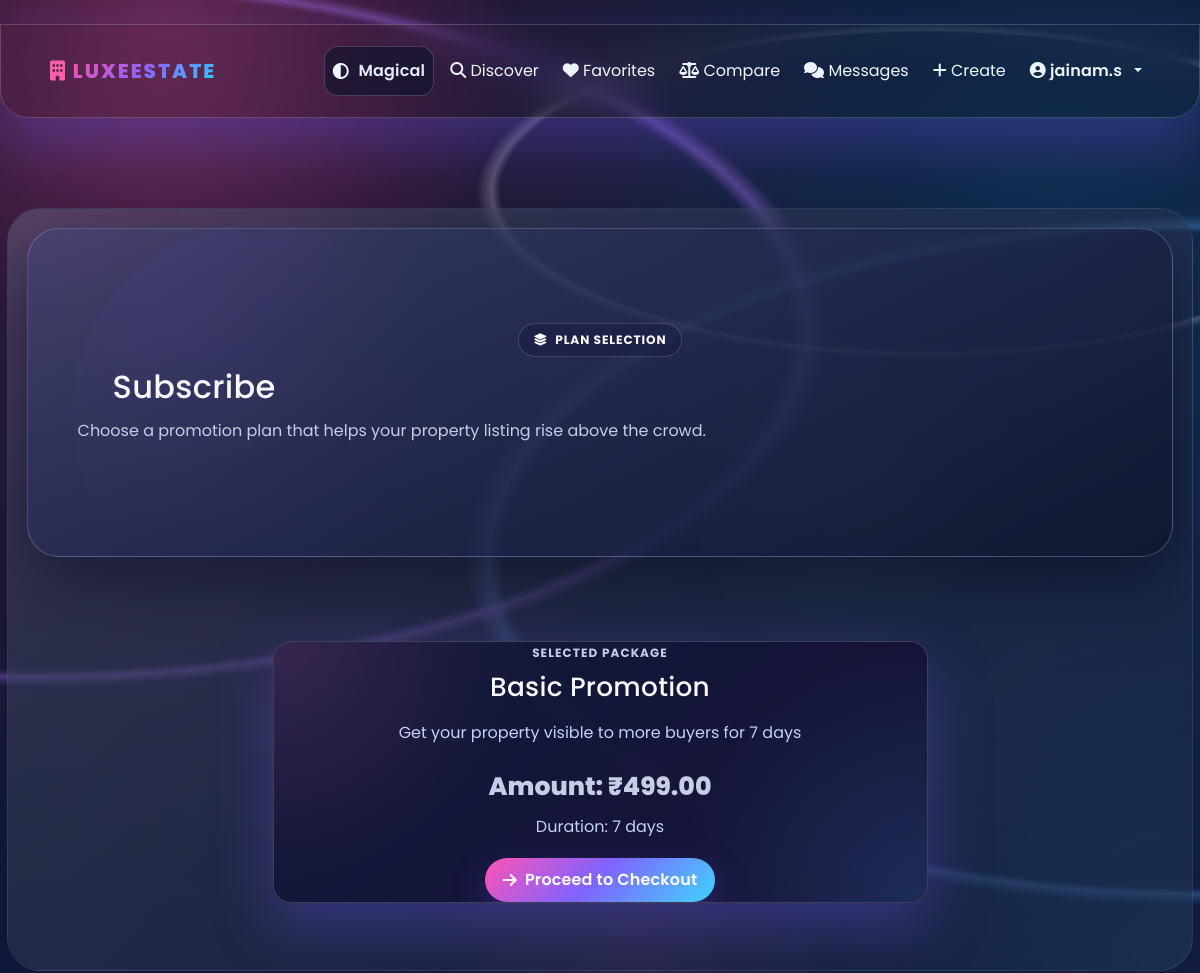
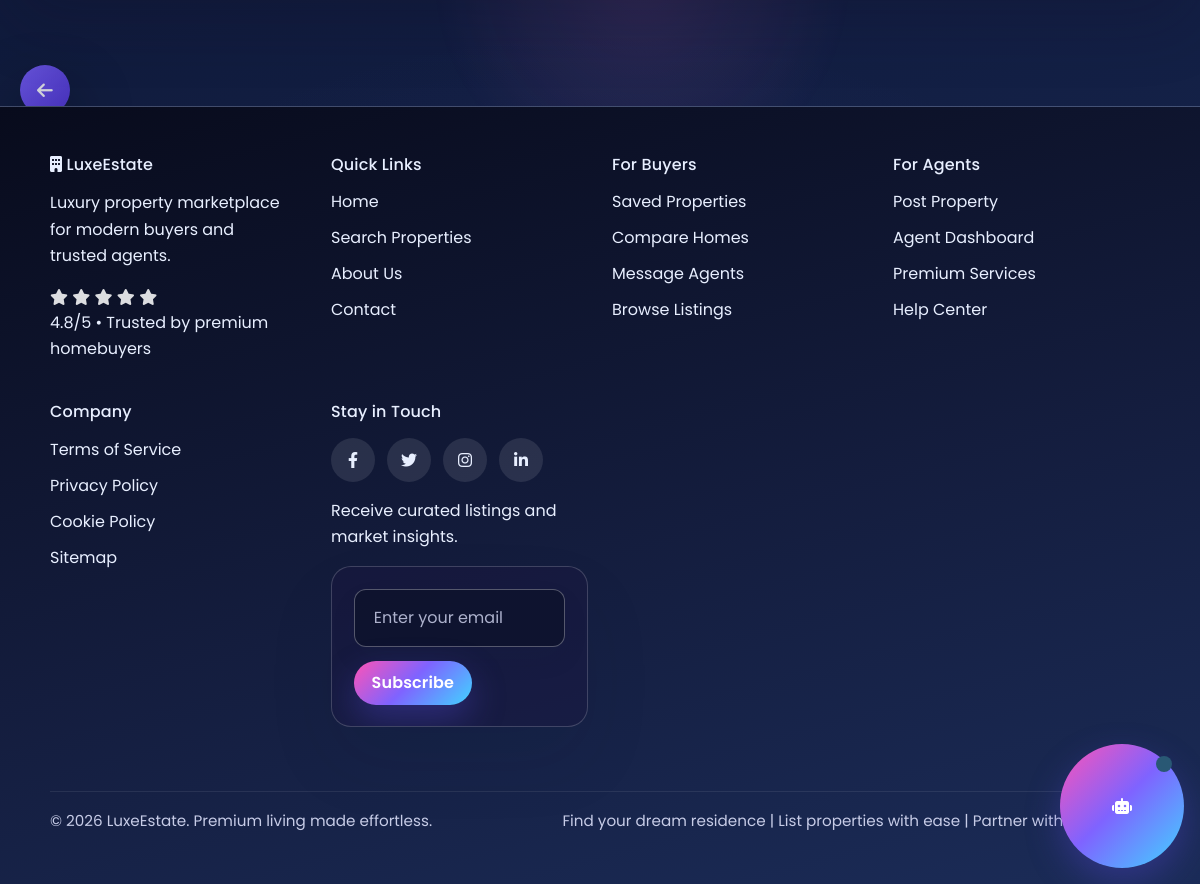
The page /payments/subscribe/1/ (signed in) on the database its author committed (2 pictures, top to bottom).
### payments/models.py (models this page shows, shortened)
class PaymentPackage(models.Model):
    DURATION_CHOICES = [
        (7, '7 Days'),
        (14, '14 Days'),
        (30, '30 Days'),
        (90, '90 Days'),
    ]
    name = models.CharField(max_length=100)
    description = models.TextField()
    price = models.DecimalField(max_digits=15, decimal_places=2)
    duration_days = models.IntegerField(choices=DURATION_CHOICES)
    features = models.JSONField(default=list)
    is_active = models.BooleanField(default=True)
    created_at = models.DateTimeField(auto_now_add=True)
    updated_at = models.DateTimeField(auto_now=True)
    class Meta:
        ordering = ['price']

### payments/views.py (the view)
# urls.py: path('subscribe/<int:package_id>/', views.subscribe_to_package, name='subscribe'),
@login_required
def subscribe_to_package(request, package_id):
    package = get_object_or_404(PaymentPackage, pk=package_id, is_active=True)
    try:
        subscription = request.user.subscription
        if subscription.is_active_subscription():
            messages.warning(request, 'You already have an active subscription.')
            return redirect('payments:subscription_detail')
    except:
        pass
    context = {
        'package': package,
        'is_subscription': True,
    }
    return render(request, 'payments/subscribe.html', context)

### templates/payments/subscribe.html (shortened to what this page needs)
﻿{% extends 'base.html' %}
{% block content %}
<section class="hero-section payments-hero">
    <div class="container text-center">
        <span class="payments-kicker"><i class="fas fa-layer-group"></i> Plan Selection</span>
        <h1>Subscribe</h1>
        <p>Choose a promotion plan that helps your property listing rise above the crowd.</p>
    </div>
</section>
<div class="container page-section payments-shell">
    <div class="row justify-content-center">
        <div class="col-md-7">
            <div class="card-panel payment-card payment-subscribe-card text-center">
                <p class="payments-meta-label mb-2">Selected Package</p>
                <h2 class="mb-3">{{ package.name }}</h2>
                <p class="text-secondary">{{ package.description }}</p>
                <p class="property-price mb-1">Amount: ₹{{ package.price|floatformat:2 }}</p>
                <p class="text-secondary mb-3">Duration: {{ package.duration_days }} days</p>
                <button class="btn btn-magical payment-cta-btn" onclick="window.location.href='{% url 'payments:create_payment' package.pk %}'"><i class="fas fa-arrow-right"></i> Proceed to Checkout</button>
            </div>
        </div>
    </div>
</div>
{% endblock %}

### templates/base.html (shortened to what this page needs)
{% load static %}
<!DOCTYPE html>
<html lang="en" data-theme="magical">
<head>
    <link href="https://cdn.jsdelivr.net/npm/bootstrap@5.3.0/dist/css/bootstrap.min.css" rel="stylesheet">
    <link rel="stylesheet" href="https://cdnjs.cloudflare.com/ajax/libs/font-awesome/6.4.0/css/all.min.css">
    <link rel="stylesheet" href="{% static 'css/style.css' %}">
</head>
<body class="magical-site-shell">
    <div class="magical-orb orb-1" aria-hidden="true"></div>
    <div class="magical-orb orb-2" aria-hidden="true"></div>
    <div class="magical-orb orb-3" aria-hidden="true"></div>
    <div class="magical-orb orb-4" aria-hidden="true"></div>
    <div class="magical-orb orb-5" aria-hidden="true"></div>
    <div class="magical-particles" aria-hidden="true">
    </div>
    <nav class="navbar navbar-expand-lg navbar-magical floating-nav">
        <div class="container">
            <a class="navbar-brand magical-brand" href="{% url 'properties:home' %}">
                <div class="brand-glow">
                    <i class="fas fa-building"></i>
                    <span>LuxeEstate</span>
                </div>
            </a>
            <div class="collapse navbar-collapse" id="navbarNav">
                <ul class="navbar-nav ms-auto align-items-center navbar-links-magical">
                    <li class="nav-item">
                        <button
                            type="button"
                            class="nav-link theme-toggle-btn magical-toggle"
                            id="themeToggle"
                            aria-label="Toggle theme"
                            title="Toggle theme">
                            <i class="fas fa-circle-half-stroke"></i>
                            <span class="theme-toggle-label">Theme</span>
                        </button>
                    </li>
                    <li class="nav-item">
                        <a class="nav-link magical-link" href="{% url 'properties:home' %}">
                            <i class="fas fa-search"></i> Discover
                        </a>
                    </li>
                    {% if user.is_authenticated %}
                        <li class="nav-item">
                            <a class="nav-link magical-link" href="{% url 'favorites:favorite_list' %}">
                                <i class="fas fa-heart"></i> Favorites
                            </a>
                        </li>
                        <li class="nav-item">
                            <a class="nav-link magical-link" href="{% url 'properties:comparison_list' %}">
                                <i class="fas fa-balance-scale"></i> Compare
                            </a>
                        </li>
                        <li class="nav-item">
                            <a class="nav-link magical-link" href="{% url 'messaging:contact_list' %}">
                                <i class="fas fa-comments"></i> Messages
                            </a>
                        </li>
                        <li class="nav-item">
                            <a class="nav-link magical-link" href="{% url 'properties:add_property' %}">
                                <i class="fas fa-plus"></i> Create
                            </a>
                        </li>
                        <li class="nav-item dropdown">
                            <a class="nav-link dropdown-toggle magical-dropdown" href="#" role="button" data-bs-toggle="dropdown">
                                <i class="fas fa-user-circle"></i> {{ user.first_name|default:user.username }}
                            </a>
                        </li>
                    {% endif %}
                </ul>
            </div>
        </div>
    </nav>
    {% if request.resolver_match.url_name != 'home' %}
    <button class="floating-back-btn" onclick="window.history.back()" aria-label="Go back" title="Go back to previous page">
        <i class="fas fa-arrow-left"></i>
    </button>
    {% endif %}
    <main class="magical-main-content page-wrapper">
        <section class="global-creative-shell">
            <div class="global-creative-shell-inner">
                {% block content %}{% endblock %}
            </div>
        </section>
    </main>
    <footer class="mt-5 site-footer magical-footer">
        <div class="container">
            <div class="footer-content magical-footer-content">
                <div class="footer-section magical-section">
                    <h4><i class="fas fa-building"></i> LuxeEstate</h4>
                    <p>Luxury property marketplace for modern buyers and trusted agents.</p>
                    <div class="rating-stars magical-stars">
                        <i class="fas fa-star star magical-star"></i>
                        <i class="fas fa-star star magical-star"></i>
                        <i class="fas fa-star star magical-star"></i>
                        <i class="fas fa-star star magical-star"></i>
                        <i class="fas fa-star star magical-star"></i>
                    </div>
                    <p class="footer-trust">4.8/5 • Trusted by premium homebuyers</p>
                </div>
                <div class="footer-section magical-section">
                    <h4>Quick Links</h4>
                    <ul>
                        <li><a href="{% url 'properties:home' %}">Home</a></li>
                        <li><a href="{% url 'properties:search' %}">Search Properties</a></li>
                        <li><a href="/about/">About Us</a></li>
                        <li><a href="/contact/">Contact</a></li>
                    </ul>
                </div>
                <div class="footer-section magical-section">
                    <h4>For Buyers</h4>
                    <ul>
                        <li><a href="{% url 'favorites:favorite_list' %}">Saved Properties</a></li>
                        <li><a href="{% url 'properties:comparison_list' %}">Compare Homes</a></li>
                        <li><a href="{% url 'messaging:contact_list' %}">Message Agents</a></li>
                        <li><a href="{% url 'properties:home' %}">Browse Listings</a></li>
                    </ul>
                </div>
                <div class="footer-section magical-section">
                    <h4>For Agents</h4>
                    <ul>
                        <li><a href="{% url 'properties:add_property' %}">Post Property</a></li>
                        <li><a href="{% url 'accounts:dashboard' %}">Agent Dashboard</a></li>
                        <li><a href="{% url 'payments:pricing' %}">Premium Services</a></li>
                        <li><a href="{% url 'properties:home' %}">Help Center</a></li>
                    </ul>
                </div>
                <div class="footer-section magical-section">
                    <h4>Company</h4>
                    <ul>
                        <li><a href="{% url 'terms' %}">Terms of Service</a></li>
                        <li><a href="{% url 'privacy' %}">Privacy Policy</a></li>
                        <li><a href="{% url 'cookies' %}">Cookie Policy</a></li>
                        <li><a href="{% url 'sitemap' %}">Sitemap</a></li>
                    </ul>
                </div>
                <div class="footer-section magical-section">
                    <h4>Stay in Touch</h4>
                    <div class="footer-social-links magical-social">
                        <a href="#" class="footer-social-icon magical-icon">
                            <i class="fab fa-facebook-f"></i>
                        </a>
                        <a href="#" class="footer-social-icon magical-icon">
                            <i class="fab fa-twitter"></i>
                        </a>
                        <a href="#" class="footer-social-icon magical-icon">
                            <i class="fab fa-instagram"></i>
                        </a>
                        <a href="#" class="footer-social-icon magical-icon">
                            <i class="fab fa-linkedin-in"></i>
                        </a>
                    </div>
                    <p class="footer-newsletter-copy">Receive curated listings and market insights.</p>
                    <form class="footer-newsletter-form magical-form">
                        <input type="email" placeholder="Enter your email" class="footer-newsletter-input magical-input">
                        <button type="submit" class="btn btn-magical footer-newsletter-btn">Subscribe</button>
                    </form>
                </div>
            </div>
            <div class="footer-bottom magical-bottom">
                <p>&copy; 2026 LuxeEstate. Premium living made effortless.</p>
                <p>Find your dream residence | List properties with ease | Partner with top agents</p>
            </div>
        </div>
    </footer>
    <div class="ai-concierge-widget magical-ai-widget" id="aiConciergeWidget" data-chat-endpoint="{% url 'properties:chatbot_response' %}">
        <button type="button" id="aiConciergeToggle" class="ai-concierge-toggle magical-ai-toggle" aria-label="Open AI concierge">
            <span class="ai-toggle-ping magical-ping" aria-hidden="true"></span>
            <i class="fas fa-robot"></i>
        </button>
    </div>
</body>
</html>

### rows shown on the page
PaymentPackage: name "Basic Promotion", description "Get your property visible to more buyers for 7 days", price "499.00", duration_days "7"

### other values the page prints
{{ user.first_name|default:user.username }} "jainam.s"
